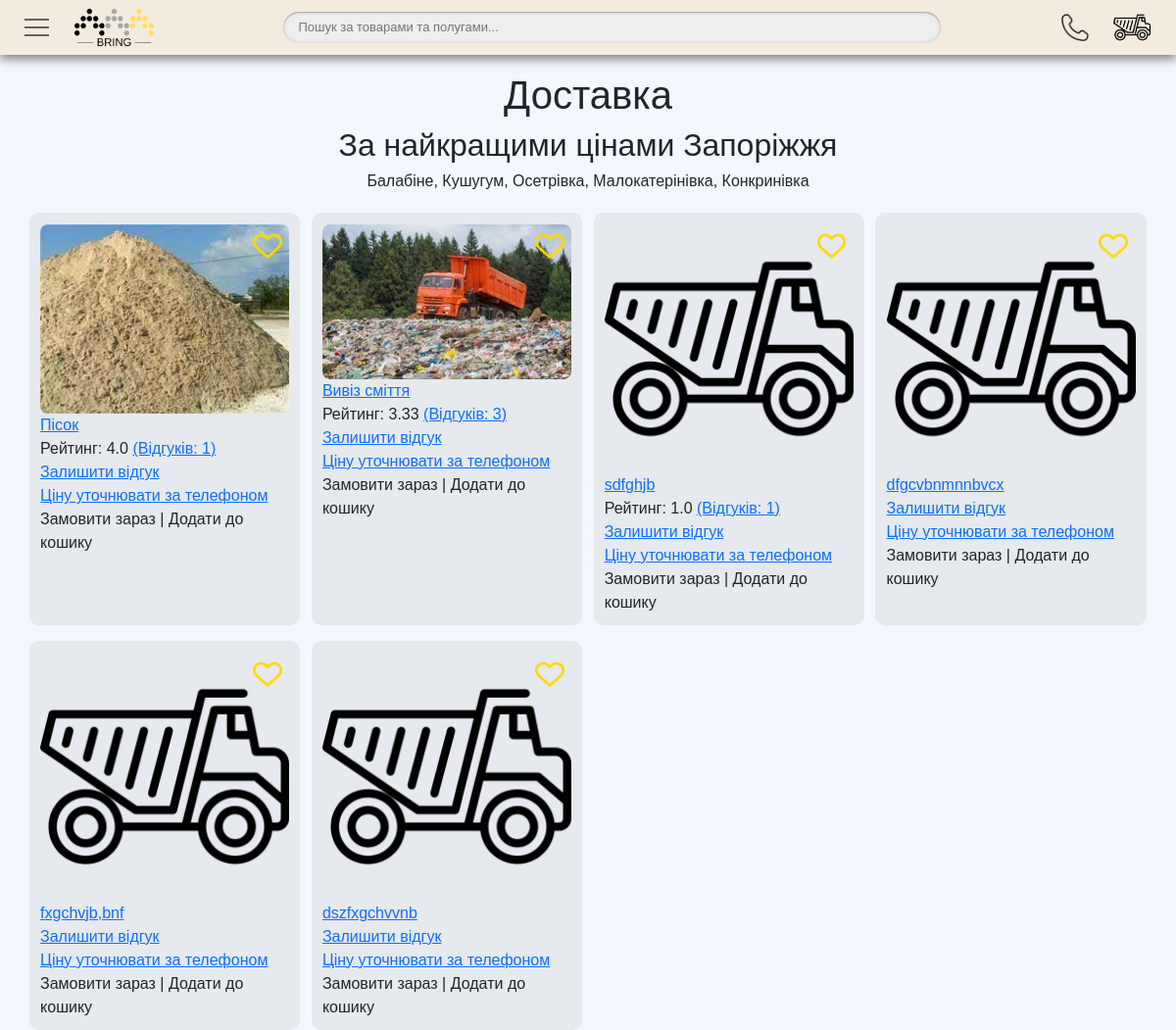
The page / on the database its author committed.
### bring/models.py (models this page shows, shortened)
class Stuff(models.Model):
    title = models.CharField('Название', max_length=128)
    cat = models.ForeignKey('Category', on_delete=models.PROTECT, verbose_name='Категорії', related_name='stuffs')
    description = models.TextField('Описание')
    pub_date = models.DateTimeField('Дата публикации', auto_now_add=True, blank=True)
    picture = models.ImageField(upload_to='pictures/', null=True, blank=True, default='pictures/default.png')
    slug = models.SlugField(max_length=256, unique=True, db_index=True, verbose_name='URL')
    priority = models.IntegerField('Приоритет выдачи', null=True, blank=True, default=5)
    is_active = models.BooleanField('Активировано?', default=True)
    is_action = models.BooleanField('Акційна пропозиція', default=False)
    fans = models.ManyToManyField('CustomUser', related_name='favs', blank=True)
    price_per_ton = models.IntegerField('Цена за тонну', null=True, blank=True, default=0)
    price_per_bag = models.IntegerField('Цена за мешок', null=True, blank=True, default=0)
    price_per_piece = models.FloatField('Цена за штуку', null=True, blank=True, default=0.0)
    price_per_hour = models.IntegerField('Цена за час', null=True, blank=True, default=0)
    price_per_day = models.IntegerField('Цена за сутки', null=True, blank=True, default=0)
    for_search_my = models.TextField('Слова для поиска', default=' ', null=True, blank=True,)
    for_search = models.TextField('Для поиска(авто)', default='Автоматичне поле')
    class Meta:
        verbose_name = "позиція"
        verbose_name_plural = "позиції"
    def packing(self):
        if any([self.price_per_ton, self.price_per_bag, self.price_per_piece, self.price_per_hour,
                self.price_per_day]) > 0.0:
            return [{'method_of_packing': 'поштучно', 'short_unit_packing': 'шт.', 'price': self.price_per_piece},
                    {'method_of_packing': 'у мішках', 'short_unit_packing': 'м.', 'price': self.price_per_bag},
                    {'method_of_packing': 'насипом', 'short_unit_packing': 'т.', 'price': self.price_per_ton},
                    {'method_of_packing': 'погодинно', 'short_unit_packing': 'г ', 'price': self.price_per_hour},
                    {'method_of_packing': 'подобово', 'short_unit_packing': 'д ', 'price': self.price_per_day},
                    ]
    def __str__(self):
        return self.title
    def rating(self):
        comments = self.comments.filter(rating_vote__range=(0.50, 5.10))
        if comments:
            return round(sum(comment.rating_vote for comment in comments) / len(comments), 2)
        else:
            return 0.0
    def get_absolute_url(self):
        return reverse('bring:stuff', kwargs={'slug': self.slug})

class Comment(models.Model):
    stuff = models.ForeignKey(Stuff, on_delete=models.SET_NULL, related_name="comments", null=True, blank=True)
    author = models.ForeignKey(CustomUser, on_delete=models.CASCADE, related_name="comments")
    comment_text = models.CharField('Комментарий', max_length=256)
    rating_vote = models.FloatField('Оценка', null=True, blank=True)
    pub_comment_date = models.DateTimeField('Дата публикации комментария', auto_now_add=True, blank=True)
    is_new = models.BooleanField('Новое', default=True)
    answer_by_admin = models.CharField('Ответ Администратора', max_length=256, null=True, blank=True)
    class Meta:
        verbose_name = "відгук"
        verbose_name_plural = "відгуки"

### bring/views.py (the view)
# urls.py: path('', views.index, name='index'),
def index(request):
    context = {
        'stuffs': Stuff.objects.filter(is_active=True).order_by('priority'),
    }
    return render(request, template_name="bring/index.html", context=context)

### bring/forms.py
class AuthenticationAjaxForm(forms.Form):
    email = forms.EmailField(
        label=_("Email"),
        max_length=254,
        widget=forms.EmailInput(attrs={
            "autocomplete": "email",
            "class": "form-control",
        }),
    )
    password = forms.CharField(
        label=_("Password"),
        strip=False,
        widget=forms.PasswordInput(attrs={
            "autocomplete": "current-password",
            "class": "form-control",
        }),
    )

### bring/context_processors.py (called while the page is built)
def category_global(request):
    return {'categories_list_global': Category.objects.filter(is_active=True).order_by('priority')}

def modal_login(request):
    context = {
        'login_ajax': AuthenticationAjaxForm()
    }
    return context

def modal_registration(request):
    context = {
        'registration_ajax': RegistrationAjaxForm()
    }
    return context

### bring/models.py (called while the page is built)
    def __str__(self):
        return self.title

    def related_stuffs(self):
        return [stuff for stuff in self.stuffs.all()]

    def get_absolute_url(self):
        return reverse('bring:category', kwargs={'cat_slug': self.slug})

### bring/templates/bring/index.html (shortened to what this page needs)
{% extends 'bring/base.html' %}
{% load static %}
{% block content %}
    <footer>
        <div class="h-footer">
            <h1 style="margin-top: 1.5%;">Доставка</h1>
            <h2>За найкращими цінами Запоріжжя</h2>
            <h6>Балабіне, Кушугум, Осетрівка, Малокатерінівка, Конкринівка</h6>
        </div>
        <div class="stuffs-block">
            {% for stuff in stuffs %}
                <div class="stuff">
                    {% if user.is_authenticated %}
                        <form action="{% url 'bring:stuff-fan' stuff.id %}" method="POST" id="favorite{{ stuff.id }}">
                        {% csrf_token %}
                        {% if stuff in user.favs.all %}
                            <div class="favorite"><img src="{% static 'bring/img/heart-yellow.png' %}" class="favorite-img"></div>
                        {% else %}
                            <div class="favorite"><img src="{% static 'bring/img/heart-border-yellow.png' %}" class="favorite-img"></div>
                        {% endif %}
                        </form>
                    {% else %}
                    <a data-bs-toggle="modal" data-bs-target="#login-ajax"><div class="favorite">
                        <img src="{% static 'bring/img/heart-border-yellow.png' %}" class="favorite-img">
                    </div></a>
                    {% endif %}
                        <div class="stuff-img-block"><a href="{{ stuff.get_absolute_url }}"><img src="{{ stuff.picture.url }}" class="stuff-img"></a></div>
                        <div class="stuff-title"><a href="{{ stuff.get_absolute_url }}">{{ stuff }}</a></div>
                        {% if stuff.comments.count > 0.0 %}
                            <div class="stuff-rating">Рейтинг: {{ stuff.rating }} <a href="{{ stuff.get_absolute_url }}">(Відгуків: {{ stuff.comments.count }})</a></div>
                        {% endif %}
                        <div class="stuff-comment-now"><a href="{{ stuff.get_absolute_url }}">Залишити відгук</a></div>
                        <div class="stuff-price">
                            {% for i in stuff.packing %}
                                {% if i.price > 0.0 %}
                                    Ціна: {{ i.price }} грн. за {{ i.short_unit_packing }}({{ i.method_of_packing }}) <br>
                                {% endif %}
                            {% empty %}
                            <a href="#">Ціну уточнювати за телефоном</a>
                            {% endfor %}
                        </div>
                        <div class="order-now">Замовити зараз | Додати до кошику</div>
                </div>
            {% endfor %}
        </div>
    </footer>
{% endblock %}

### bring/static/bring/css/custom.css (style rules this page uses)
body { background: #F3F7FE; }
footer { margin-left: 2.5%; margin-right: 2.5%; }
.h-footer { text-align: center; line-height: 1; font-family: Arial, serif; }
.stuffs-block { display: grid; grid-template-columns: repeat(5, 19.2%); grid-template-rows: repeat(10, auto); grid-column-gap: 1%; grid-row-gap: 2%; margin-top: 2%; font-family: Arial, sans-serif; font-weight: normal; }
.stuff { background: #e6e9ed; padding: 4%; border-radius: 10px; }
.stuff .stuff-img-block { background-size: cover; }
.stuff-img-block .stuff-img { height: 100%; width: 100%; border-radius: 8px; }
.favorite { position: relative; }
.favorite .favorite-img { width: 35px; height: 35px; position: absolute; right: 0px; margin: 2%; padding: 1%; }
@media screen and (min-width: 990px) and (max-width: 1200px) { .stuffs-block { grid-template-columns: repeat(4, 24.25%); grid-column-gap: 1%; } }

### rows shown on the page
Stuff: picture (picture), title "Пісок", rating "4.0", comments.count "1"
Stuff: picture (picture), title "Вивіз сміття", rating "3.33", comments.count "3"
Stuff: picture (placeholder picture), title "sdfghjb", rating "1.0", comments.count "1"
Stuff: picture (placeholder picture), title "dfgcvbnmnnbvcx"
Stuff: picture (placeholder picture), title "fxgchvjb,bnf"
Stuff: picture (placeholder picture), title "dszfxgchvvnb"
